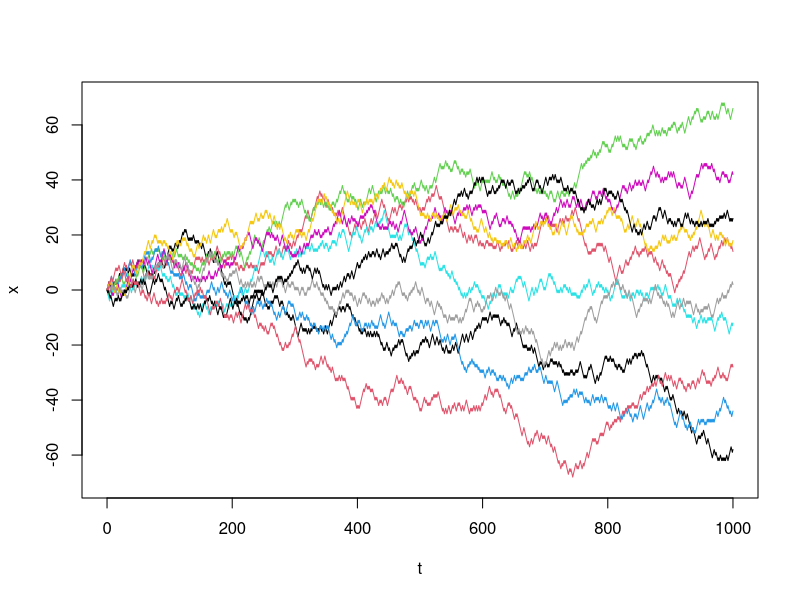
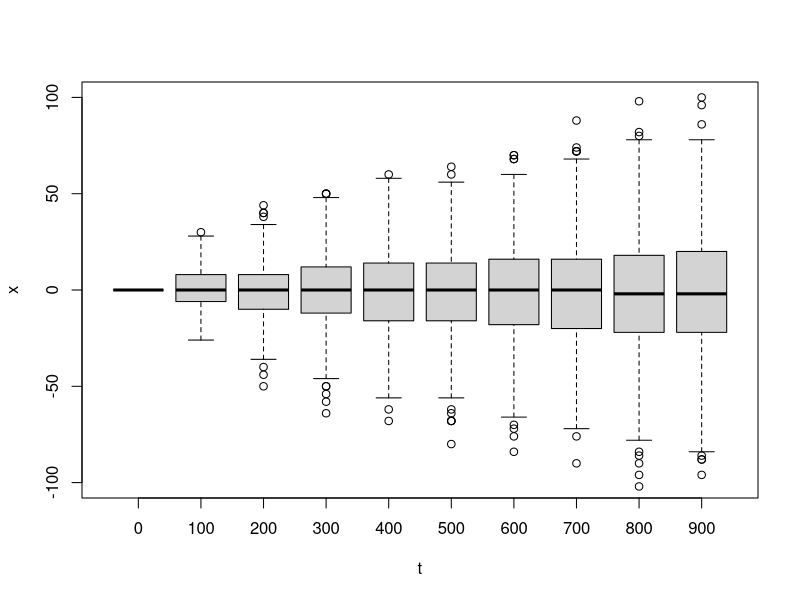
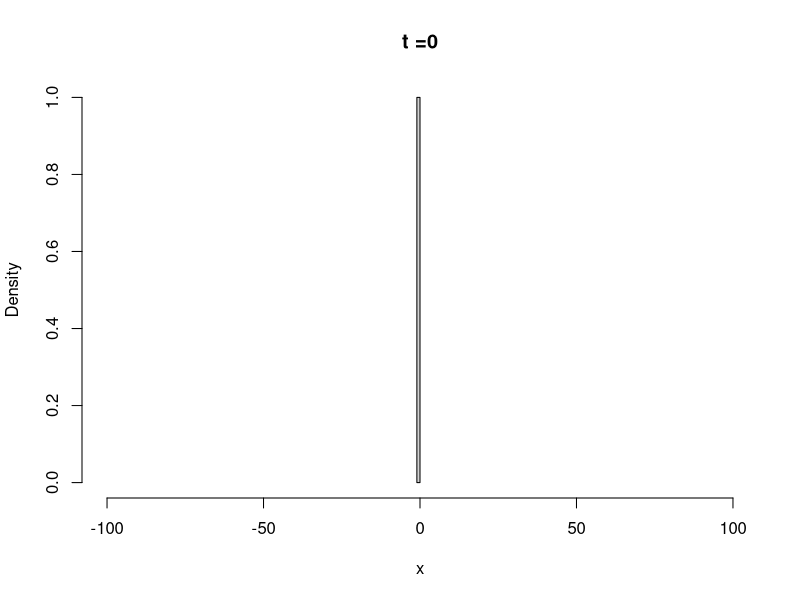
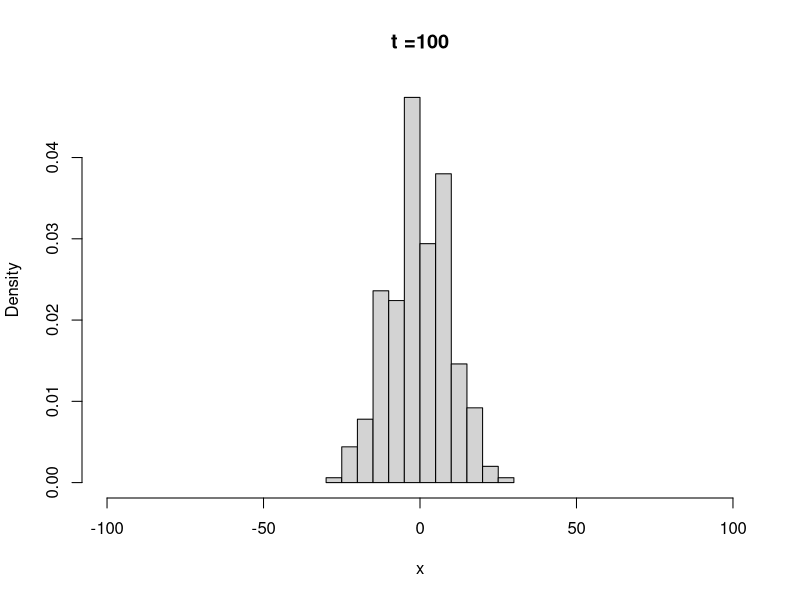
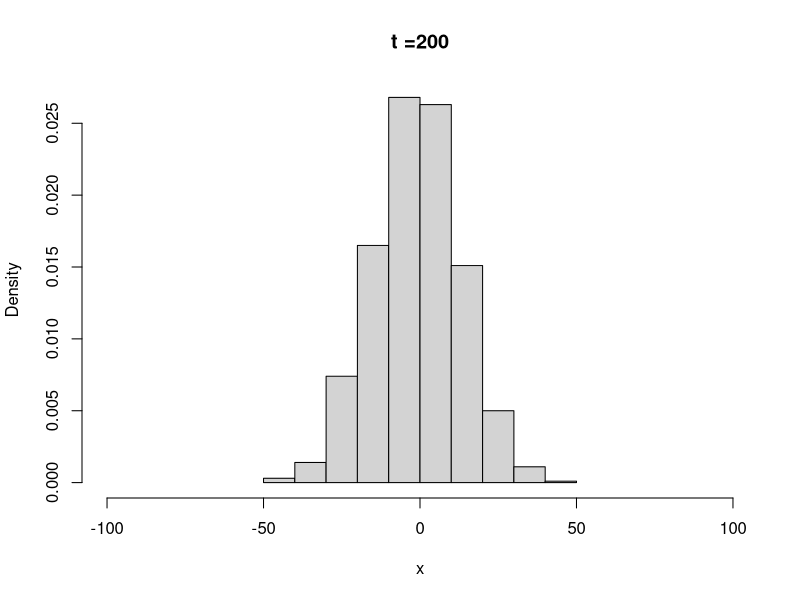
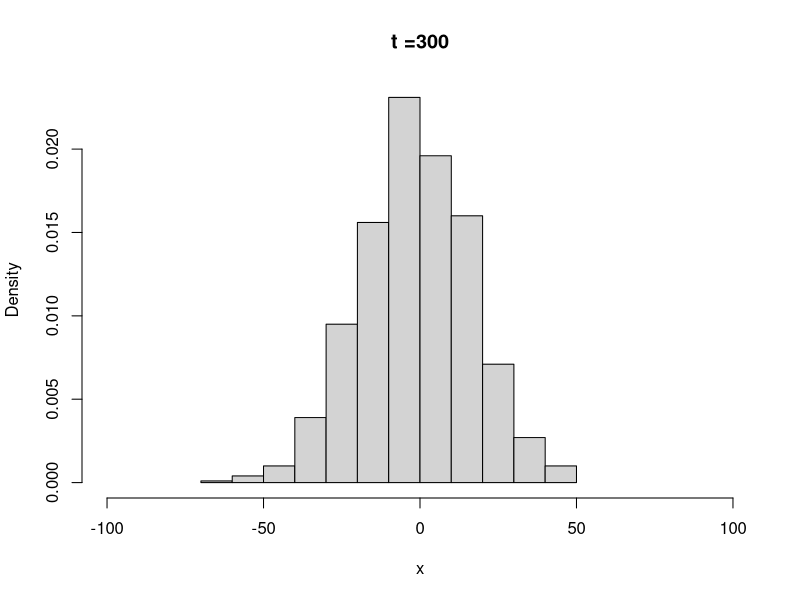
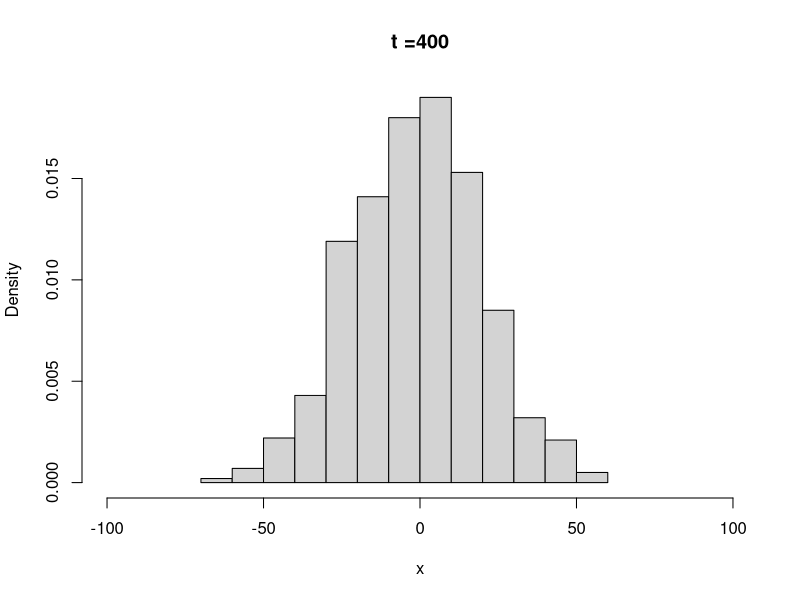
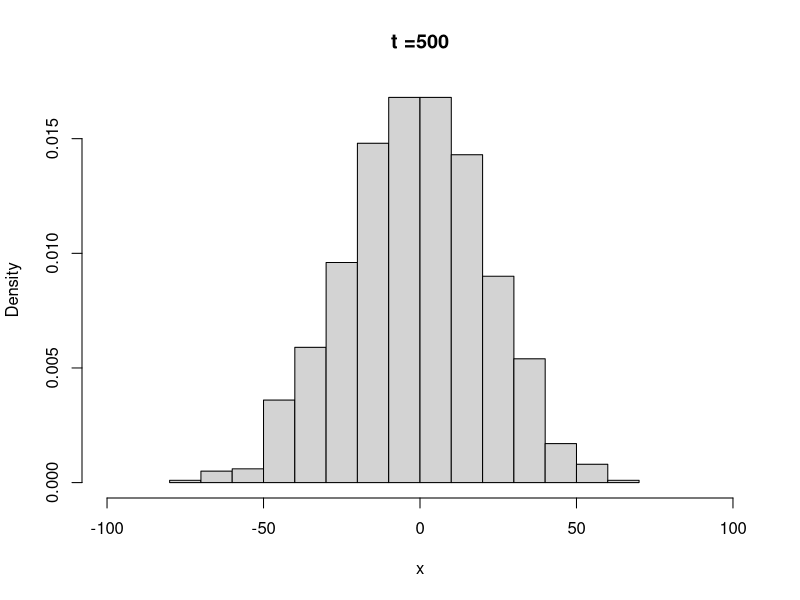

Write the R code that produced these figures, in order.
## ---- chunk 1
knitr::opts_chunk$set(echo = TRUE)
## ---- chunk 2
# A simulation of Brownian motion in 1D
brownian <- function(t.total, dt, dx) {
# t.total: total simulation time
# dt: time step size
# dx: step size of the movement
  t_all = seq(0, t.total, by=dt)
  n_all = length(t_all)
  x_all = numeric(n_all)
  
  x_all[1] = 0   # initial position at 0
  for(i in 1:(n_all-1)){
    x_all[i+1] = x_all[i] + dx * sample(x = c(-1,1), size = 1)
  }
  return(cbind(t_all, x_all))
}

# A simulation of Brownian motion in 1D
brownian_concise <- function(t.total, dt, dx) {
# t.total: total simulation time
# dt: time step size
# dx: step size of the movement
  t_all = seq(0, t.total, by=dt)
  n_all = length(t_all)
  x_all = sample(x = c(-1,1), size = n_all, replace = T)
  x_all = cumsum(x_all)*dx
  return(cbind(t_all, x_all))
}
## ---- chunk 3
set.seed(12)
t.total = 1000; dt = 1; dx = 1; nrep = 1000   # nrep: total number of simulations
nplot = 10 # plot the first ten simulations
results_bm_1d = replicate(nrep, brownian(t.total, dt, dx))  # perform multiple simulations
# Note that,  although the above line just replicates the same simulation process,
# they generate very different results, due to different RNGs. 
# You can also try brownian_concise, which is essentially the same

plot(NULL, xlab="t", ylab="x",
      xlim=c(0,1000), ylim=c(-70,70))

for(i in seq_len(nplot)){
  lines(results_bm_1d[,1,i], results_bm_1d[,2,i], type = "l", col = i)
}
## ---- chunk 4
t_ind = seq(1, 1000, by = 100)   # time points to be evaluated
bm_1d_formatted = data.frame(t = c(results_bm_1d[t_ind,1,]), x = c(results_bm_1d[t_ind, 2, ]))  # a dataframe for boxplot
boxplot(x ~ t, data = bm_1d_formatted, xlab = "t", ylab = "x",ylim = c(-100, 100))
## ---- chunk 5
nt = length(t_ind)
t_sample = results_bm_1d[t_ind, 1, 1]  # all sampled t 
mean_x = numeric(nt)
var_x = numeric(nt)
ind = 0
for (i in t_ind){
  ind = ind + 1
  x = results_bm_1d[i, 2, ]
  hist(x, freq = F, xlab = "x", xlim = c(-100, 100), main = paste0("t =", t_sample[ind]))
  mean_x[ind] = mean(x)
  var_x[ind] = mean(x*x)
}
## ---- chunk 6
plot(t_sample, mean_x, col = 1, xlab = "t", ylab = "Values", xlim = c(0,910), ylim = c(0, 1000))
points(t_sample, var_x, col = 2)
abline(a = 0, b = 0, col = 3)
abline(a = 0, b = 1, col = 4)
legend("topleft", inset= 0.02, legend = c("mean", "variance", "Theory mean (y = 0)", "Theory variance (y = t)"), 
       col=c(1:4), pch = c(1,1, NA, NA), lty = c(NA, NA, 1, 1))
## ---- chunk 7
# A simulation of Brownian motion in 1D with Gaussian steps
brownian_gaussian_steps <- function(t.total, dt, dx) {
# t.total: total simulation time
# dt: time step size
# dx: step size of the movement (SD of the Gaussian distribution)
  t_all = seq(0, t.total, by=dt)
  n_all = length(t_all)
  x_all = numeric(n_all)
  
  x_all[1] = 0   # initial position at 0
  for(i in 1:(n_all-1)){
    x_all[i+1] = x_all[i] + rnorm(1, mean=0, sd=dx) 
  }
  return(cbind(t_all, x_all))
}

set.seed(12)
t.total = 1000; dt = 1; dx = 1; nrep = 1000   # nrep: total number of simulations
results_bm_1d_gaussian = replicate(nrep, brownian_gaussian_steps(t.total, dt, dx)) 

t_ind = seq(1, 1000, by = 100)   # time points to be evaluated
bm_1d_gaussian_formatted = data.frame(t = c(results_bm_1d_gaussian[t_ind,1,]), 
                                      x = c(results_bm_1d_gaussian[t_ind,2, ]))  # a dataframe for boxplot
boxplot(x ~ t, data = bm_1d_gaussian_formatted, xlab = "t", ylab = "x", ylim = c(-100, 100))
## ---- chunk 8
# A simulation of Brownian motion in 1D with Gaussian steps
brownian_2d <- function(t.total, dt, dx) {
# t.total: total simulation time
# dt: time step size
# dx: a numric vector of size two. Step size of the movement in x and y (SD of the Gaussian distribution)
  t_all = seq(0, t.total, by=dt)
  n_all = length(t_all)
  x_all = matrix(0, ncol = 2, nrow = n_all)
  
  x_all[0,1] = c(0,0)   # initial position at (0,0)
  for(i in 1:(n_all-1)){
    step = rnorm(n = 2, mean = 0, sd = 1) * dx
    x_all[i+1,] = x_all[i,] + step 
  }
  return(cbind(t_all, x_all))
}

set.seed(12)
t.total = 10000; dt = 1; dx = c(1,1)
results_bm_2d = brownian_2d(t.total, dt, dx)

plot(results_bm_2d[,2], results_bm_2d[,3], type = "l", col = 2,
     xlab="x", ylab="y", xlim=c(-70,70), ylim=c(-70,70))
## ---- chunk 9
# A simulation of Brownian motion in 1D with for Wiener process
brownian_wiener <- function(t.total, dt, D) {
# t.total: total simulation time
# dt: time step size
# D: diffusion constant
  t_all = seq(0, t.total, by=dt)
  n_all = length(t_all)
  x_all = numeric(n_all)
  
  step = sqrt(2*D*dt)  # this is critical! a common mistake is to take sd_dt = dt
  
  x_all[1] = 0   # initial position at 0
  for(i in 1:(n_all-1)){
    x_all[i+1] = x_all[i] + rnorm(1, mean=0, sd=step) 
  }
  return(cbind(t_all, x_all))
}

set.seed(12)
t.total = 1000; dt = 10; D = 0.5; nrep = 1000   # nrep: total number of simulations
results_bm_1d_wiener = replicate(nrep, brownian_wiener(t.total, dt, D)) 

t_ind = seq(1, 100, by = 10)   # time points to be evaluated
bm_1d_wiener_formatted = data.frame(t = c(results_bm_1d_wiener[t_ind,1,]), 
                                      x = c(results_bm_1d_wiener[t_ind,2, ]))  # a dataframe for boxplot
boxplot(x ~ t, data = bm_1d_wiener_formatted, xlab = "t", ylab = "x", ylim = c(-100, 100))
